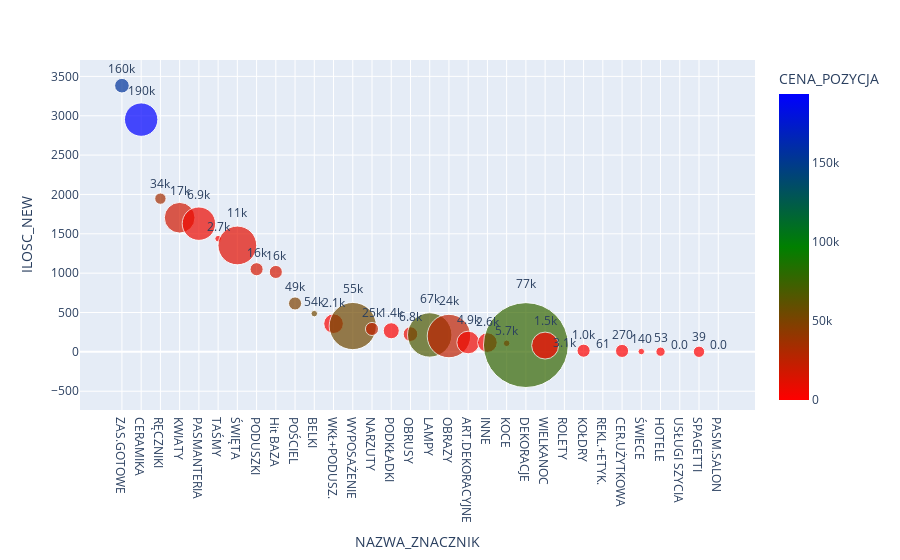

The code cell stored with this chart in its notebook:
### Code cell
func_plot_scatter(df_fi, {'ILOSC_NEW':'sum',
                         'CENA_POZYCJA':'sum'}, 
                  'NAZWA_ZNACZNIK',
                 df_sell,
                 'ILOSC_NEW')

### Figure 1 — Plotly figure (JSON) as saved in the notebook; plotly's stock layout.template omitted (floating-point values rounded to 4 significant figures)
{"data": [{"hovertemplate": "<b>%{hovertext}</b><br><br>NAZWA_ZNACZNIK=%{x}<br>ILOSC_NEW=%{y}<br>proc=%{marker.size}<br>CENA_POZYCJA=%{marker.color}<extra></extra>", "hovertext": ["ZAS.GOTOWE", "CERAMIKA", "RĘCZNIKI", "KWIATY", "PASMANTERIA", "TAŚMY", "ŚWIĘTA", "PODUSZKI", "Hit BAZA", "POŚCIEL", "BELKI", "WKŁ+PODUSZ.", "WYPOSAŻENIE", "NARZUTY", "PODKŁADKI", "OBRUSY", "LAMPY", "OBRAZY", "ART.DEKORACYJNE", "INNE", "KOCE", "DEKORACJE", "WIELKANOC", "ROLETY", "KOŁDRY", "REKL.+ETYK.", "CER.UŻYTKOWA", "ŚWIECE", "HOTELE", "USŁUGI SZYCIA", "SPAGETTI", "PASM.SALON"], "legendgroup": "", "marker": {"color": [155300.0, 193500.0, 34390.0, 17220.0, 6923.0, 2678.0, 10590.0, 16490.0, 16430.0, 48950.0, 53830.0, 2068.0, 54720.0, 24520.0, 1421.0, 6811.0, 67070.0, 24130.0, 4937.0, 2603.0, 5723.0, 77060.0, 1539.0, 3052.0, 1007.0, 60.7, 266.8, 138.5, 52.9, 0, 38.7, 0], "coloraxis": "coloraxis", "size": [0.5, 2.6, 0.3, 2.2, 2.6, 0.1, 3.5, 0.4, 0.4, 0.4, 0.1, 0.9, 5.2, 0.4, 0.6, 0.5, 4.6, 4.4, 1.2, 0.9, 0.1, 16.8, 1.7, 0, 0.4, 0, 0.4, 0.1, 0.2, 0, 0.3, 0], "sizemode": "area", "sizeref": 0.004667, "symbol": "circle"}, "mode": "markers+text", "name": "", "orientation": "v", "showlegend": false, "text": [155300.0, 193500.0, 34390.0, 17220.0, 6923.0, 2678.0, 10590.0, 16490.0, 16430.0, 48950.0, 53830.0, 2068.0, 54720.0, 24520.0, 1421.0, 6811.0, 67070.0, 24130.0, 4937.0, 2603.0, 5723.0, 77060.0, 1539.0, 3052.0, 1007.0, 60.7, 266.8, 138.5, 52.9, 0, 38.7, 0], "textposition": "top center", "texttemplate": "%{text:.2s}", "type": "scatter", "x": ["ZAS.GOTOWE", "CERAMIKA", "RĘCZNIKI", "KWIATY", "PASMANTERIA", "TAŚMY", "ŚWIĘTA", "PODUSZKI", "Hit BAZA", "POŚCIEL", "BELKI", "WKŁ+PODUSZ.", "WYPOSAŻENIE", "NARZUTY", "PODKŁADKI", "OBRUSY", "LAMPY", "OBRAZY", "ART.DEKORACYJNE", "INNE", "KOCE", "DEKORACJE", "WIELKANOC", "ROLETY", "KOŁDRY", "REKL.+ETYK.", "CER.UŻYTKOWA", "ŚWIECE", "HOTELE", "USŁUGI SZYCIA", "SPAGETTI", "PASM.SALON"], "xaxis": "x", "y": [3382, 2951, 1947, 1704, 1629.0, 1438.0, 1352, 1050, 1015.0, 615, 486, 358, 328, 291, 268, 226, 215, 201, 119, 118, 109, 86.4, 80, 24, 15, 13, 12, 4, 2, 2, 1, 1], "yaxis": "y"}], "layout": {"autosize": true, "coloraxis": {"colorbar": {"title": {"text": "CENA_POZYCJA"}}, "colorscale": [[0, "red"], [0.5, "green"], [1, "blue"]]}, "hovermode": "x", "legend": {"itemsizing": "constant", "tracegroupgap": 0}, "margin": {"t": 60}, "xaxis": {"anchor": "y", "autorange": true, "domain": [0, 1], "range": [-1.974, 32.83], "title": {"text": "NAZWA_ZNACZNIK"}, "type": "category"}, "yaxis": {"anchor": "x", "autorange": true, "domain": [0, 1], "range": [-600.5, 3678.0], "title": {"text": "ILOSC_NEW"}, "type": "linear"}}}
